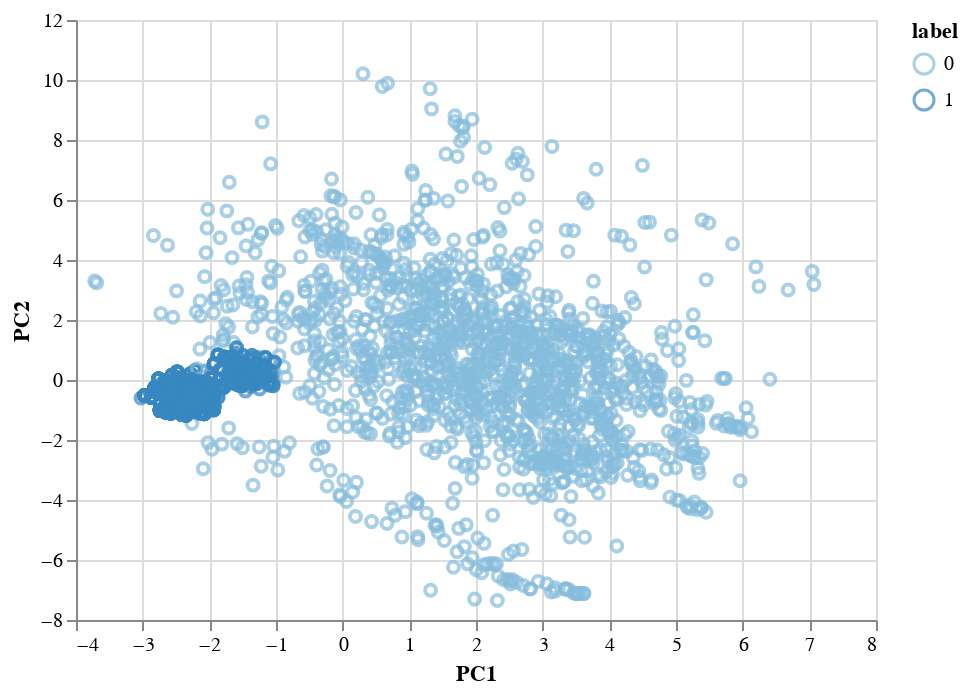

Notebook code for this chart:
### Markdown cell above
---
## Principal Component Analysis

### Code cell
# PCA
pca = PCA(2)
x_pca = pca.fit_transform(X_train)
x_pca = pd.DataFrame(x_pca)
x_pca.columns = ['PC1', 'PC2']

# Plot
x_pca = pd.concat([x_pca, y_train], axis=1).sample(frac=0.1)

# cmap = list(map(lambda x: , y_train.values.ravel()))
# plt.scatter(x_pca['PC1'], x_pca['PC2'], c=cmap, alpha=0.7)
# plt.title('Scatter plot')
# plt.xlabel('x')
# plt.ylabel('y')

alt.Chart(x_pca).mark_point().encode(
  x='PC1',
  y='PC2',
  color='label:O'
).interactive()

### Figure 1 — Vega-Lite specification as saved in the notebook (floating-point values rounded to 4 significant figures; data arrays with more than 128 entries replaced by an {"elided": "..."} marker saying what was removed)
{"config": {"view": {"continuousWidth": 400, "continuousHeight": 300}}, "data": {"name": "data-7083b31fbedc3d42d9e8e929539a54fc"}, "mark": "point", "encoding": {"color": {"type": "ordinal", "field": "label"}, "x": {"type": "quantitative", "field": "PC1"}, "y": {"type": "quantitative", "field": "PC2"}}, "selection": {"selector001": {"type": "interval", "bind": "scales", "encodings": ["x", "y"]}}, "$schema": "https://vega.github.io/schema/vega-lite/v4.0.2.json", "datasets": {"data-7083b31fbedc3d42d9e8e929539a54fc": {"elided": "2911 records"}}}
